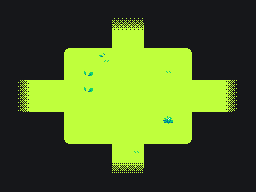

This is a level from a 2D game, rendered from its Tiled map with the project's own tilesets. A one-line summary and the complete map file follow:
An orthogonal 16x12 tile map with 16x16 px tiles, 3 tile layers (// bg, // corners, collision), 2 tilesets and 21 objects (4x obj.overworld.Exit).

<map version="1.5" tiledversion="1.7.2" orientation="orthogonal" renderorder="right-down" width="16" height="12" tilewidth="16" tileheight="16" infinite="0" nextlayerid="5" nextobjectid="5">
 <editorsettings>
  <export target="exit_test.lua" format="lua" />
 </editorsettings>
 <tileset firstgid="1" name="outside" tilewidth="16" tileheight="16" spacing="2" margin="1" tilecount="8" columns="8">
  <image source="../../img/tilesets/outside.png" width="144" height="18" />
  <tile id="1">
   <objectgroup draworder="index" id="2">
    <object id="1" x="0" y="0" width="16" height="16" />
   </objectgroup>
  </tile>
  <tile id="2" probability="0.01">
   <objectgroup draworder="index" id="2">
    <object id="1" x="0" y="0" width="16" height="16" />
   </objectgroup>
  </tile>
  <tile id="3" probability="0.03">
   <objectgroup draworder="index" id="2">
    <object id="1" x="0" y="0" width="16" height="16" />
   </objectgroup>
  </tile>
  <tile id="4" probability="0.03">
   <objectgroup draworder="index" id="2">
    <object id="1" x="0" y="0" width="16" height="16" />
   </objectgroup>
  </tile>
  <tile id="5" probability="0.03">
   <objectgroup draworder="index" id="2">
    <object id="1" x="0" y="0" width="16" height="16" />
   </objectgroup>
  </tile>
  <tile id="6" probability="0.03">
   <objectgroup draworder="index" id="2">
    <object id="1" x="0" y="0" width="16" height="16" />
   </objectgroup>
  </tile>
  <tile id="7">
   <objectgroup draworder="index" id="2">
    <object id="1" x="0" y="0" width="16" height="16" />
   </objectgroup>
  </tile>
 </tileset>
 <tileset firstgid="9" name="test" tilewidth="16" tileheight="16" spacing="2" margin="1" tilecount="15" columns="15">
  <image source="../tilesets/test.png" width="270" height="18" />
  <tile id="1">
   <objectgroup draworder="index" id="2">
    <object id="1" x="0" y="0" width="16" height="16" />
   </objectgroup>
  </tile>
  <tile id="2">
   <objectgroup draworder="index" id="2">
    <object id="1" x="0" y="0" width="16" height="16" />
   </objectgroup>
  </tile>
  <tile id="3">
   <objectgroup draworder="index" id="2">
    <object id="1" x="0" y="0" width="16" height="16" />
   </objectgroup>
  </tile>
  <tile id="4">
   <objectgroup draworder="index" id="2">
    <object id="1" x="0" y="0" width="16" height="16" />
   </objectgroup>
  </tile>
  <tile id="5">
   <objectgroup draworder="index" id="2">
    <object id="1" x="0" y="0" width="16" height="16" />
   </objectgroup>
  </tile>
  <tile id="6">
   <objectgroup draworder="index" id="2">
    <object id="1" x="0" y="0" width="16" height="16" />
   </objectgroup>
  </tile>
  <tile id="7">
   <objectgroup draworder="index" id="2">
    <object id="1" x="0" y="0" width="16" height="16" />
   </objectgroup>
  </tile>
  <tile id="8">
   <objectgroup draworder="index" id="2">
    <object id="1" x="0" y="0" width="16" height="16" />
   </objectgroup>
  </tile>
  <tile id="9">
   <objectgroup draworder="index" id="2">
    <object id="1" x="0" y="0" width="16" height="16" />
   </objectgroup>
  </tile>
  <tile id="10">
   <objectgroup draworder="index" id="3">
    <object id="2" x="0" y="0" width="16" height="16" />
   </objectgroup>
  </tile>
 </tileset>
 <layer id="1" name="// bg" width="16" height="12">
  <data encoding="csv">
10,10,10,10,10,10,2,2,2,2,10,10,10,10,10,10,
10,10,10,10,10,10,7,2,2,2,10,10,10,10,10,10,
10,10,10,2,2,2,2,2,2,2,4,2,10,10,10,10,
10,10,10,2,2,2,7,2,2,2,2,2,3,10,10,10,
2,2,2,4,2,6,2,2,2,2,4,2,2,2,2,2,
2,2,2,2,2,6,2,2,2,2,2,2,2,2,2,2,
2,2,2,2,2,2,2,2,2,2,2,2,2,2,2,2,
2,5,2,2,2,2,2,2,2,2,3,2,7,2,2,2,
10,10,10,5,2,2,2,2,2,2,2,2,2,10,10,10,
10,10,10,2,2,2,2,2,4,2,2,10,10,10,10,10,
10,10,10,10,10,10,2,2,2,10,10,10,10,10,10,10,
10,10,10,10,10,10,2,2,2,10,10,10,10,10,10,10
</data>
 </layer>
 <layer id="4" name="// corners" width="16" height="12">
  <data encoding="csv">
0,0,0,0,0,0,0,10,10,0,0,0,0,0,0,0,
0,0,0,0,0,0,0,21,21,0,0,0,0,0,0,0,
0,0,0,0,0,0,0,0,0,0,0,0,0,0,0,0,
0,0,0,0,13,0,0,0,0,0,0,14,0,0,0,0,
0,0,0,0,0,0,0,0,0,0,0,0,0,0,0,0,
10,20,0,0,0,0,0,0,0,0,0,0,0,0,22,10,
10,20,0,0,0,0,0,0,0,0,0,0,0,0,22,10,
0,0,0,0,0,0,0,0,0,0,0,0,0,0,0,0,
0,0,0,0,15,0,0,0,0,0,0,16,0,0,0,0,
0,0,0,0,0,0,0,0,0,0,0,0,0,0,0,0,
0,0,0,0,0,0,0,23,23,0,0,0,0,0,0,0,
0,0,0,0,0,0,0,10,10,0,0,0,0,0,0,0
</data>
 </layer>
 <layer id="2" name="collision" width="16" height="12">
  <data encoding="csv">
0,0,0,0,0,0,10,0,0,10,0,0,0,0,0,0,
0,0,0,0,0,0,10,0,0,10,0,0,0,0,0,0,
0,0,0,10,10,10,10,0,0,10,10,10,10,0,0,0,
0,0,0,10,0,0,0,0,0,0,0,0,10,0,0,0,
10,10,10,10,0,0,0,0,0,0,0,0,10,10,10,10,
0,0,0,0,0,0,0,0,0,0,0,0,0,0,0,0,
0,0,0,0,0,0,0,0,0,0,0,0,0,0,0,0,
10,10,10,10,0,0,0,0,0,0,0,0,10,10,10,10,
0,0,0,10,0,0,0,0,0,0,0,0,10,0,0,0,
0,0,0,10,10,10,10,0,0,10,10,10,10,0,0,0,
0,0,0,0,0,0,10,0,0,10,0,0,0,0,0,0,
0,0,0,0,0,0,10,0,0,10,0,0,0,0,0,0
</data>
 </layer>
 <objectgroup id="3" name="Object Layer 1">
  <object id="1" type="obj.overworld.Exit" x="48" y="80" width="16" height="32">
   <properties>
    <property name="direction" value="left" />
    <property name="exit_id" type="int" value="1" />
    <property name="target_exit_id" type="int" value="3" />
    <property name="target_room_name" value="*/exit_test.lua" />
    <property name="transition_name" value="circle" />
   </properties>
  </object>
  <object id="2" type="obj.overworld.Exit" x="112" y="32" width="32" height="16">
   <properties>
    <property name="direction" value="up" />
    <property name="exit_id" type="int" value="2" />
    <property name="target_exit_id" type="int" value="4" />
    <property name="target_room_name" value="*/exit_test.lua" />
    <property name="transition_name" value="circle" />
   </properties>
  </object>
  <object id="3" type="obj.overworld.Exit" x="192" y="80" width="16" height="32">
   <properties>
    <property name="direction" value="right" />
    <property name="exit_id" type="int" value="3" />
    <property name="target_exit_id" type="int" value="1" />
    <property name="target_room_name" value="*/exit_test.lua" />
    <property name="transition_name" value="circle" />
   </properties>
  </object>
  <object id="4" type="obj.overworld.Exit" x="112" y="144" width="32" height="16">
   <properties>
    <property name="direction" value="down" />
    <property name="exit_id" type="int" value="4" />
    <property name="target_exit_id" type="int" value="2" />
    <property name="target_room_name" value="*/exit_test.lua" />
    <property name="transition_name" value="circle" />
   </properties>
  </object>
 </objectgroup>
</map>